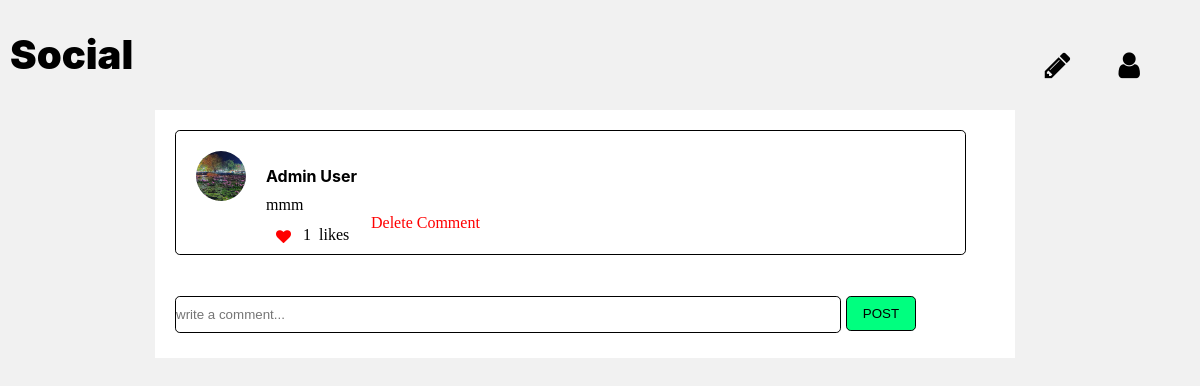
The app's page /comment/10 (signed in), older data.
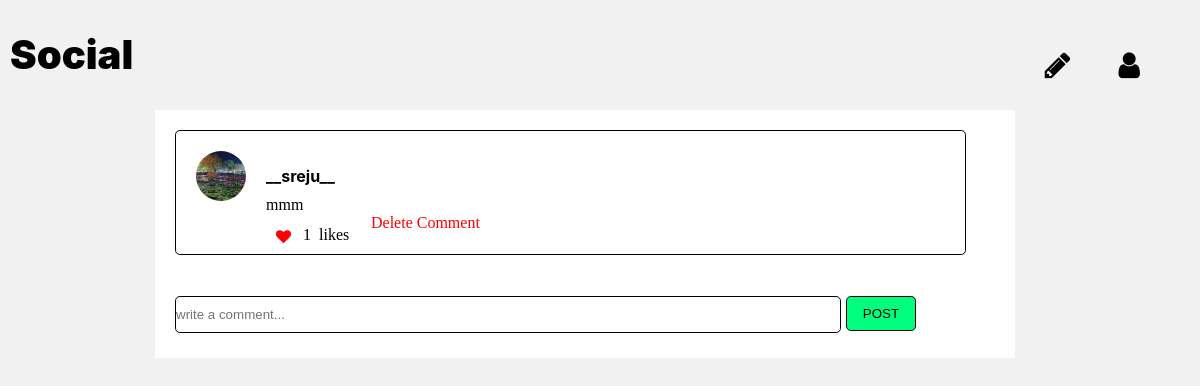
The same page, newer data.
### home/models.py (models this page shows, shortened)
class Comment(models.Model):
    userid=models.ForeignKey(User,on_delete=models.CASCADE,related_name='cmtuid')
    PID=models.ForeignKey(Post,on_delete=models.CASCADE,related_name='pid')
    Time=models.DateTimeField(auto_now=True)
    cmt=models.CharField(max_length=500,null=True,blank=True)
    userac=models.ForeignKey(Account,on_delete=models.CASCADE,related_name='userac')
    commentlike=models.ManyToManyField(User,related_name='cmtlike',null=True,blank=True)
    Total_likes=models.IntegerField(null=True,blank=True,default=0)

class Account(models.Model):
    user=models.OneToOneField(User,on_delete=models.CASCADE)
    Name=models.CharField(max_length=100,null=True,blank=True)
    Email=models.CharField(max_length=100,null=True,blank=True)
    phone=models.CharField(max_length=12,blank=True,null=True)
    profile_picture=models.ImageField(null=True,blank=True)
    Place=models.CharField(max_length=100,null=True,blank=True)
    Bio=models.TextField(null=True,blank=True)
    verified=models.BooleanField(default=False)

### home/views.py (the view)
# urls.py: path('comment/<int:id>',views.comment,name='comment'),
@login_required(login_url='login')
def comment(request,id):
    try:
        pst=Post.objects.get(id=id)
        cmts=Comment.objects.filter(PID=pst.id)
        return render(request,'comment.html',{'cmt':cmts,'post':pst})
    except:
        return render(request,'comment.html')

### templates/comment.html (shortened to what this page needs)
{% load static %}
{% static "images" as baseUrl%}
<!DOCTYPE html>
<html lang="en">
<head>
    <link rel="stylesheet" href="{% static 'style.css'%}">
    <link rel="stylesheet" href="{%static 'card.css'%}">
    <link rel="stylesheet" href="{%static 'comment.css'%}">
    <link rel="stylesheet" href="https://cdnjs.cloudflare.com/ajax/libs/font-awesome/4.7.0/css/font-awesome.min.css">
</head>
<body>
    <nav>
        <div class="nav-row">
            <a href="/" style="text-decoration: none;color: black;"><label class="fnt-1" style="font-size: 40px;margin-left: 10px;">Social</label></a>
                <div class="nav-row-itm">
               <a href="/upload"  style="margin-top: 0px;margin-left: 25px;"> <i class="fa fa-pencil it" style="font-size: 30px;margin-left: 40px;"></i></a>
               &nbsp;&nbsp;<a href="/profile/{{request.user.id}}"  style="margin-top: 0px;"> <i class="fa fa-user it" style="font-size: 30px;margin-left: 40px;"></i></a>
            </div>
    </nav>
    <div class="main">
        <div class="card-div" style="height: 80%;">
            {% for i in cmt %}
            <div class="cmt-div">
                <div class="row">
                    {% if i.userac.profile_picture %}
                    <img src="{{baseUrl}}/{{i.userac.profile_picture}}" class="cmt-pro-img">
                {% else %}
                    <img src="https://cdn-icons-png.flaticon.com/512/149/149071.png" class="cmt-pro-img">
                {% endif %}
                    <div class="col" style="margin-top:25px;">
                        <a href="/profile/{{i.userac.user.id}}" class="non" style="color: black;width: 180px;"><h4 class="main-text">{{i.userac.Name}}</h4></a>
                        <p>{{i.cmt}}</p>
                    <form>{% csrf_token %}
                    <div class="row">
                        <a id="{{i.id}}" onclick="commentreact(this.id)" class="non mid" style="margin-left:-10px;">
                            {% if request.user in i.commentlike.all %}
                                <i id="7{{i.id}}" class="fa fa-heart" style="width: 50px;font-size: 15px;color:red;margin-bottom: 10px;"></i>
                            {% else %}
                                <i id="7{{i.id}}" class="fa fa-heart" style="width: 50px;font-size: 15px;margin-bottom: 10px;"></i>
                            {% endif %}
                            <p class="para-text" style="color:black;margin-bottom: 10px;">&nbsp;&nbsp;&nbsp;<span id=1{{i.id}}>{{i.Total_likes}}</span>&nbsp;&nbsp;likes</p></a>
                        </form>
                        <form>{% csrf_token %}
                            {% if request.user == i.userac.user %}
                                <a id="z{{i.id}}" onclick="commentdelete(this.id)" style="color:red;margin-top: 10px;margin-left: 45px;text-decoration: none;">Delete Comment</a>
                            {% endif %}
                            </form>
                        </div>
                </div>
            </div>
        </div>
            {% endfor %}
            <br><br>
                    <div class="commentbox">
                    <form>{% csrf_token %}
                        <div class="row">
                            <input name="mycmt" type="text" class="cmtbox" placeholder="write a comment...">
                            <button onclick="postcomment()" class="cmt-btn">POST</button>
                        </div>
                    </form>
                    </div>
    </div> </div>
    </body>
    </html>

### static/style.css (style rules this page uses)
* { padding:0; margin:0; list-style: none; }
html { scroll-behavior: smooth; }
body { font-family: montserrat; background-color: rgb(241, 241, 241); width: 100%; }
nav { width: 100%; height: 80px; padding-top: 30px; }
.fnt-1 { font-family: -apple-system, BlinkMacSystemFont, 'Segoe UI', Roboto, Oxygen, Ubuntu, Cantarell, 'Open Sans', 'Helvetica Neue', sans-serif; font-weight: 900; }
.nav-row { display: flex; flex-direction: row; width: 95%; height: 50px; }
.nav-row-itm { margin-top: 20px; display: flex; flex-direction: row; justify-content: flex-end; width: 100%; }
.it { font-size: 50px; margin-left: 40px; }
.fa { font-size: 30px; color: black; }
.main { display: flex; justify-content: center; align-items: center; margin-left: 170px; margin-right: 200px; flex-direction: column; }
.col { display: flex; width: 100%; flex-direction: column; }
.row { display: flex; width: 100%; flex-direction: row; }
.main-text { font-weight: 700; font-family: -apple-system, BlinkMacSystemFont, 'Segoe UI', Roboto, Oxygen, Ubuntu, Cantarell, 'Open Sans', 'Helvetica Neue', sans-serif; }

### static/card.css (style rules this page uses)
.card-div { background-color: white; display: flex; min-width: 100%; padding:15px; flex-direction: column; }
.non { height: 30px; width: 50px; margin-top: 10px; text-decoration: none; color: white; }
.mid { display: flex; flex-direction: row; align-items: flex-end; padding-left: 20px; margin-left: 20px; }

### static/comment.css (style rules this page uses)
.cmt-div { width: 95%; border-radius: 0.3rem; margin: 5px; border:0.7px solid black; }
.cmt-pro-img { width: 50px; height: 50px; border:none; border-radius: 50%; padding: 10px; margin: 10px; }
.cmtbox { width: 80%; margin-left: 5px; margin-bottom: 10px; height: 35px; border-radius: 0.3rem; border:0.7px solid black; outline: none; }
.cmt-btn { color: black; background-color: springgreen; border:0.7px solid black; border-radius: 0.3rem; margin-left: 5px; margin-right: 5px; margin-bottom: 10px; outline: none; height: 35px; width: 70px; }

Row changes from the older to the newer data that the page shows:
changed Comment "mmm": userac.Name "Admin User" → "__sreju__"
